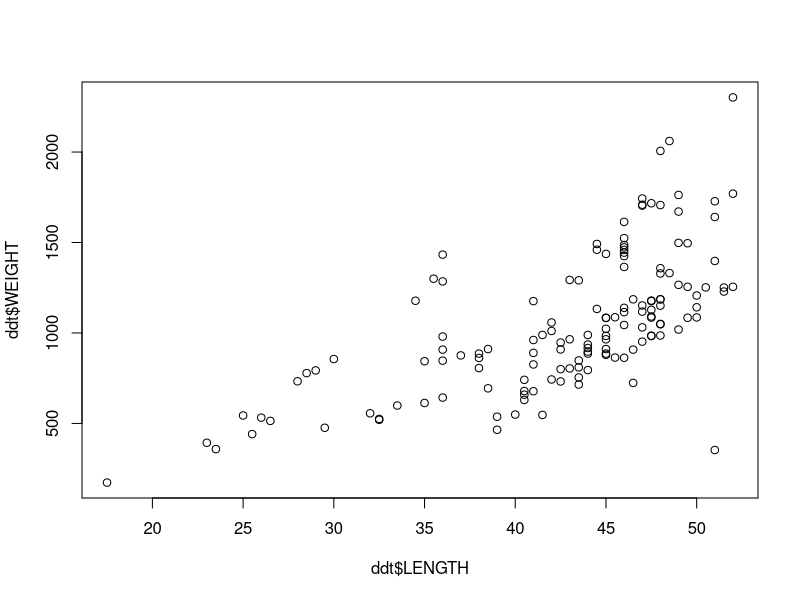
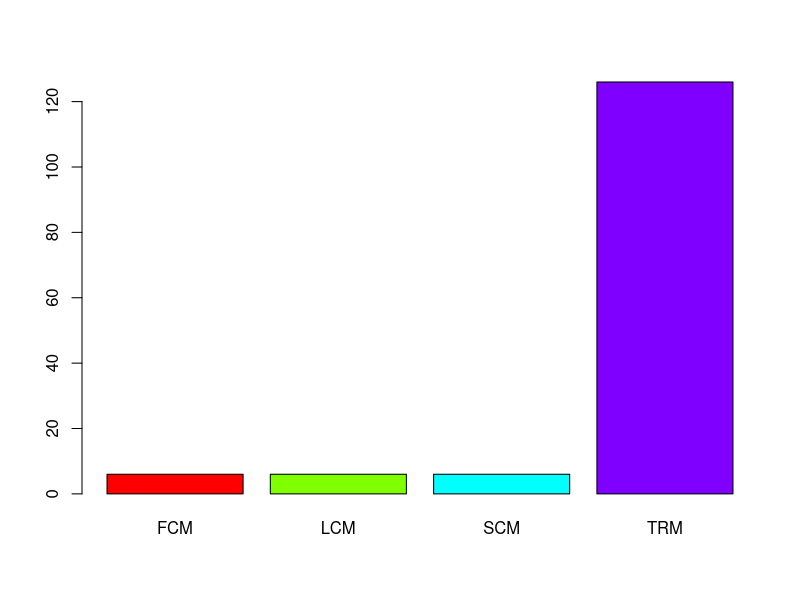
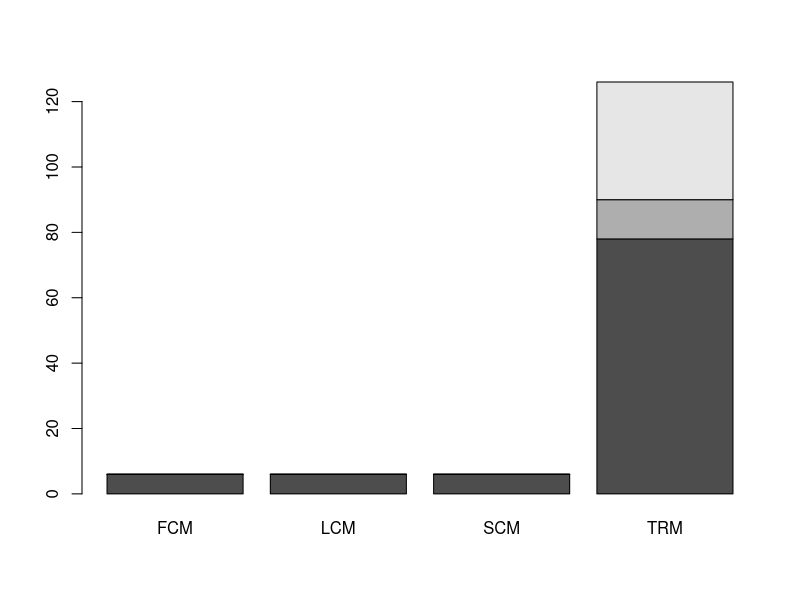
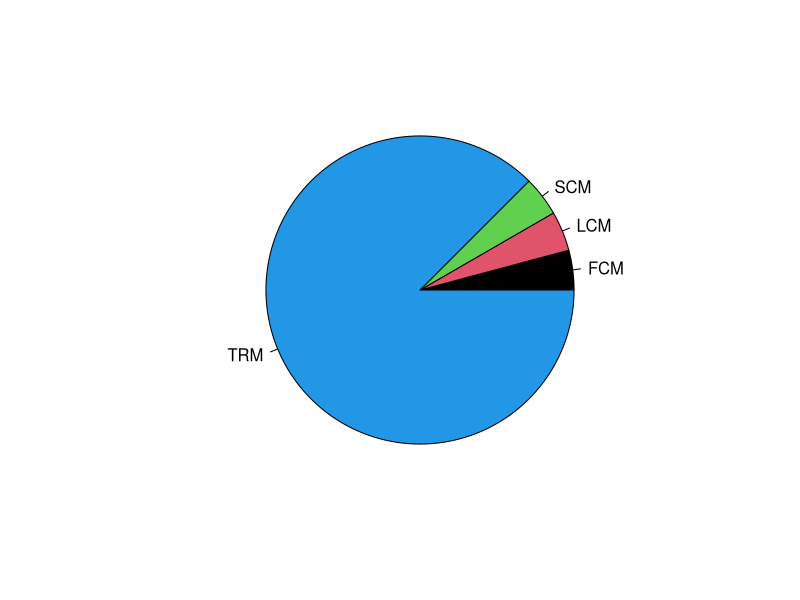
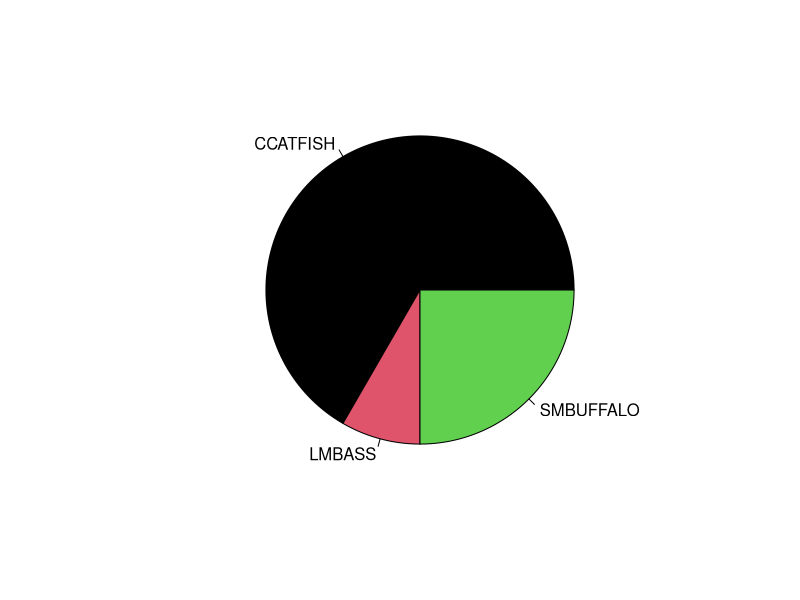
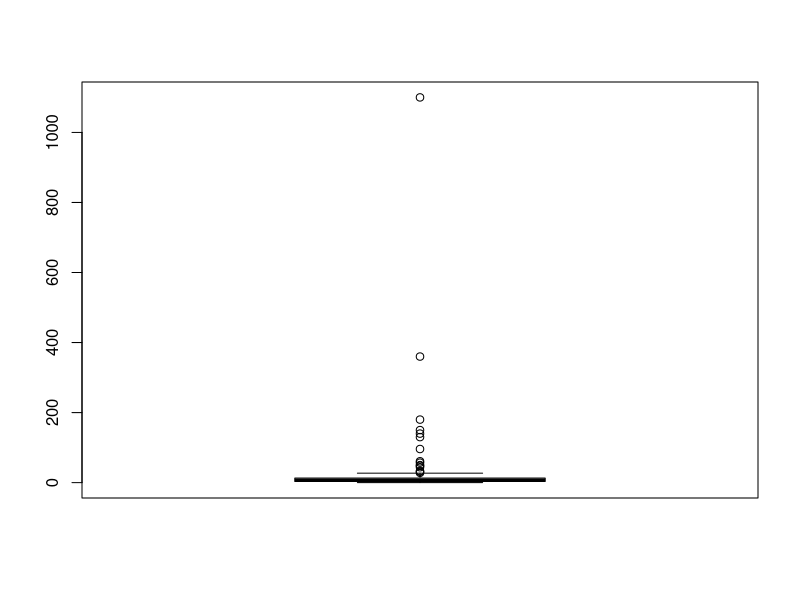
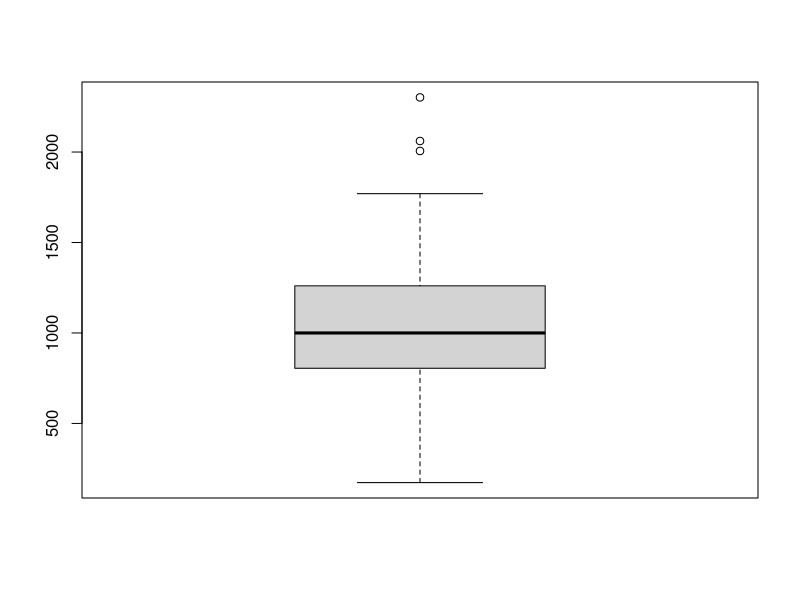
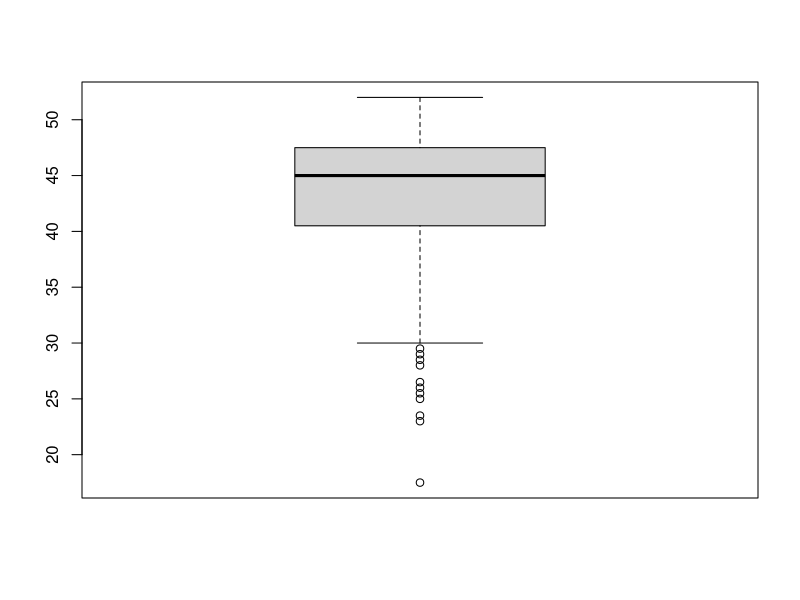

Source code (R) for these figures, in order:
## ---- chunk 1
knitr::opts_chunk$set(echo = TRUE)
## ---- chunk 2
getwd()

## ---- chunk 3
ddt <- read.csv("DDT.csv")
head(ddt)
## ---- chunk 4

names(ddt)

class(ddt)

summary(ddt)

with(ddt,ddt[order(SPECIES,WEIGHT),])

with(ddt, ddt[WEIGHT>800 & SPECIES=="LMBASS",])


with(ddt, ddt[RIVER=="SCM" & DDT>4.0,])

## ---- chunk 5
mean(ddt$LENGTH)

sd(ddt$WEIGHT)

plot(ddt$LENGTH, ddt$WEIGHT)

v <- 1:20
last_value <- (v/20)[length(v)]   
last_value
## ---- chunk 6

river = with(ddt, table(RIVER))

river
barplot(river,beside=TRUE,col=rainbow(4))


spriv=with(ddt,table(SPECIES,RIVER))
spriv
barplot(spriv)

## ---- chunk 7
river = with(ddt, table(RIVER))

river
pie(river,col=1:4)

species = with(ddt, table(SPECIES))
species
pie(species,col=1:3)
## ---- chunk 8
boxplot(ddt$DDT)

boxplot(ddt$WEIGHT)

boxplot(ddt$LENGTH)
## ---- chunk 9
coplot(WEIGHT~LENGTH|RIVER,data=ddt)

coplot(WEIGHT~DDT|SPECIES,data=ddt)
## ---- chunk 10
library(ggplot2)
ggplot(ddt, aes(x = SPECIES, y = WEIGHT, fill = RIVER)) +
  geom_boxplot() +
  ggtitle("Morris Chi") +
  xlab("Species") +
  ylab("Weight") +
  theme_minimal()
## ---- chunk 11
ggplot(ddt, aes(x = RIVER, y = LENGTH, fill = SPECIES)) +
  geom_violin() +
  ggtitle("Morris Chi") +
  xlab("River") +
  ylab("Length") +
  theme_minimal()
## ---- chunk 12
ggplot(ddt, aes(x = WEIGHT, y = LENGTH, color = SPECIES)) +
  geom_point(size = 2, alpha = 0.7) + 
  ggtitle("Morris Chi") +
  xlab("Weight") +
  ylab("Length") +
  theme_minimal()

